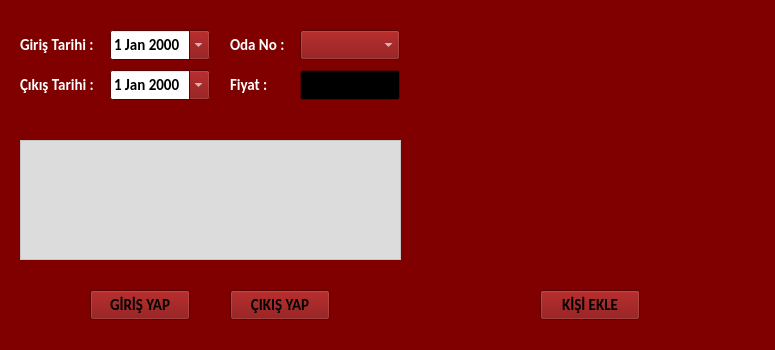
<?xml version="1.0" encoding="UTF-8"?>
<ui version="4.0">
 <class>Form</class>
 <widget class="QWidget" name="Form">
  <property name="geometry">
   <rect>
    <x>0</x>
    <y>0</y>
    <width>775</width>
    <height>350</height>
   </rect>
  </property>
  <property name="minimumSize">
   <size>
    <width>775</width>
    <height>350</height>
   </size>
  </property>
  <property name="maximumSize">
   <size>
    <width>775</width>
    <height>350</height>
   </size>
  </property>
  <property name="palette">
   <palette>
    <active>
     <colorrole role="WindowText">
      <brush brushstyle="SolidPattern">
       <color alpha="255">
        <red>255</red>
        <green>255</green>
        <blue>255</blue>
       </color>
      </brush>
     </colorrole>
     <colorrole role="Button">
      <brush brushstyle="SolidPattern">
       <color alpha="255">
        <red>128</red>
        <green>0</green>
        <blue>0</blue>
       </color>
      </brush>
     </colorrole>
     <colorrole role="Light">
      <brush brushstyle="SolidPattern">
       <color alpha="255">
        <red>192</red>
        <green>0</green>
        <blue>0</blue>
       </color>
      </brush>
     </colorrole>
     <colorrole role="Midlight">
      <brush brushstyle="SolidPattern">
       <color alpha="255">
        <red>160</red>
        <green>0</green>
        <blue>0</blue>
       </color>
      </brush>
     </colorrole>
     <colorrole role="Dark">
      <brush brushstyle="SolidPattern">
       <color alpha="255">
        <red>64</red>
        <green>0</green>
        <blue>0</blue>
       </color>
      </brush>
     </colorrole>
     <colorrole role="Mid">
      <brush brushstyle="SolidPattern">
       <color alpha="255">
        <red>85</red>
        <green>0</green>
        <blue>0</blue>
       </color>
      </brush>
     </colorrole>
     <colorrole role="Text">
      <brush brushstyle="SolidPattern">
       <color alpha="255">
        <red>255</red>
        <green>255</green>
        <blue>255</blue>
       </color>
      </brush>
     </colorrole>
     <colorrole role="BrightText">
      <brush brushstyle="SolidPattern">
       <color alpha="255">
        <red>255</red>
        <green>255</green>
        <blue>255</blue>
       </color>
      </brush>
     </colorrole>
     <colorrole role="ButtonText">
      <brush brushstyle="SolidPattern">
       <color alpha="255">
        <red>255</red>
        <green>255</green>
        <blue>255</blue>
       </color>
      </brush>
     </colorrole>
     <colorrole role="Base">
      <brush brushstyle="SolidPattern">
       <color alpha="255">
        <red>0</red>
        <green>0</green>
        <blue>0</blue>
       </color>
      </brush>
     </colorrole>
     <colorrole role="Window">
      <brush brushstyle="SolidPattern">
       <color alpha="255">
        <red>128</red>
        <green>0</green>
        <blue>0</blue>
       </color>
      </brush>
     </colorrole>
     <colorrole role="Shadow">
      <brush brushstyle="SolidPattern">
       <color alpha="255">
        <red>0</red>
        <green>0</green>
        <blue>0</blue>
       </color>
      </brush>
     </colorrole>
     <colorrole role="AlternateBase">
      <brush brushstyle="SolidPattern">
       <color alpha="255">
        <red>64</red>
        <green>0</green>
        <blue>0</blue>
       </color>
      </brush>
     </colorrole>
     <colorrole role="ToolTipBase">
      <brush brushstyle="SolidPattern">
       <color alpha="255">
        <red>255</red>
        <green>255</green>
        <blue>220</blue>
       </color>
      </brush>
     </colorrole>
     <colorrole role="ToolTipText">
      <brush brushstyle="SolidPattern">
       <color alpha="255">
        <red>0</red>
        <green>0</green>
        <blue>0</blue>
       </color>
      </brush>
     </colorrole>
     <colorrole role="PlaceholderText">
      <brush brushstyle="SolidPattern">
       <color alpha="128">
        <red>255</red>
        <green>255</green>
        <blue>255</blue>
       </color>
      </brush>
     </colorrole>
    </active>
    <inactive>
     <colorrole role="WindowText">
      <brush brushstyle="SolidPattern">
       <color alpha="255">
        <red>255</red>
        <green>255</green>
        <blue>255</blue>
       </color>
      </brush>
     </colorrole>
     <colorrole role="Button">
      <brush brushstyle="SolidPattern">
       <color alpha="255">
        <red>128</red>
        <green>0</green>
        <blue>0</blue>
       </color>
      </brush>
     </colorrole>
     <colorrole role="Light">
      <brush brushstyle="SolidPattern">
       <color alpha="255">
        <red>192</red>
        <green>0</green>
        <blue>0</blue>
       </color>
      </brush>
     </colorrole>
     <colorrole role="Midlight">
      <brush brushstyle="SolidPattern">
       <color alpha="255">
        <red>160</red>
        <green>0</green>
        <blue>0</blue>
       </color>
      </brush>
     </colorrole>
     <colorrole role="Dark">
      <brush brushstyle="SolidPattern">
       <color alpha="255">
        <red>64</red>
        <green>0</green>
        <blue>0</blue>
       </color>
      </brush>
     </colorrole>
     <colorrole role="Mid">
      <brush brushstyle="SolidPattern">
       <color alpha="255">
        <red>85</red>
        <green>0</green>
        <blue>0</blue>
       </color>
      </brush>
     </colorrole>
     <colorrole role="Text">
      <brush brushstyle="SolidPattern">
       <color alpha="255">
        <red>255</red>
        <green>255</green>
        <blue>255</blue>
       </color>
      </brush>
     </colorrole>
     <colorrole role="BrightText">
      <brush brushstyle="SolidPattern">
       <color alpha="255">
        <red>255</red>
        <green>255</green>
        <blue>255</blue>
       </color>
      </brush>
     </colorrole>
     <colorrole role="ButtonText">
      <brush brushstyle="SolidPattern">
       <color alpha="255">
        <red>255</red>
        <green>255</green>
        <blue>255</blue>
       </color>
      </brush>
     </colorrole>
     <colorrole role="Base">
      <brush brushstyle="SolidPattern">
       <color alpha="255">
        <red>0</red>
        <green>0</green>
        <blue>0</blue>
       </color>
      </brush>
     </colorrole>
     <colorrole role="Window">
      <brush brushstyle="SolidPattern">
       <color alpha="255">
        <red>128</red>
        <green>0</green>
        <blue>0</blue>
       </color>
      </brush>
     </colorrole>
     <colorrole role="Shadow">
      <brush brushstyle="SolidPattern">
       <color alpha="255">
        <red>0</red>
        <green>0</green>
        <blue>0</blue>
       </color>
      </brush>
     </colorrole>
     <colorrole role="AlternateBase">
      <brush brushstyle="SolidPattern">
       <color alpha="255">
        <red>64</red>
        <green>0</green>
        <blue>0</blue>
       </color>
      </brush>
     </colorrole>
     <colorrole role="ToolTipBase">
      <brush brushstyle="SolidPattern">
       <color alpha="255">
        <red>255</red>
        <green>255</green>
        <blue>220</blue>
       </color>
      </brush>
     </colorrole>
     <colorrole role="ToolTipText">
      <brush brushstyle="SolidPattern">
       <color alpha="255">
        <red>0</red>
        <green>0</green>
        <blue>0</blue>
       </color>
      </brush>
     </colorrole>
     <colorrole role="PlaceholderText">
      <brush brushstyle="SolidPattern">
       <color alpha="128">
        <red>255</red>
        <green>255</green>
        <blue>255</blue>
       </color>
      </brush>
     </colorrole>
    </inactive>
    <disabled>
     <colorrole role="WindowText">
      <brush brushstyle="SolidPattern">
       <color alpha="255">
        <red>64</red>
        <green>0</green>
        <blue>0</blue>
       </color>
      </brush>
     </colorrole>
     <colorrole role="Button">
      <brush brushstyle="SolidPattern">
       <color alpha="255">
        <red>128</red>
        <green>0</green>
        <blue>0</blue>
       </color>
      </brush>
     </colorrole>
     <colorrole role="Light">
      <brush brushstyle="SolidPattern">
       <color alpha="255">
        <red>192</red>
        <green>0</green>
        <blue>0</blue>
       </color>
      </brush>
     </colorrole>
     <colorrole role="Midlight">
      <brush brushstyle="SolidPattern">
       <color alpha="255">
        <red>160</red>
        <green>0</green>
        <blue>0</blue>
       </color>
      </brush>
     </colorrole>
     <colorrole role="Dark">
      <brush brushstyle="SolidPattern">
       <color alpha="255">
        <red>64</red>
        <green>0</green>
        <blue>0</blue>
       </color>
      </brush>
     </colorrole>
     <colorrole role="Mid">
      <brush brushstyle="SolidPattern">
       <color alpha="255">
        <red>85</red>
        <green>0</green>
        <blue>0</blue>
       </color>
      </brush>
     </colorrole>
     <colorrole role="Text">
      <brush brushstyle="SolidPattern">
       <color alpha="255">
        <red>64</red>
        <green>0</green>
        <blue>0</blue>
       </color>
      </brush>
     </colorrole>
     <colorrole role="BrightText">
      <brush brushstyle="SolidPattern">
       <color alpha="255">
        <red>255</red>
        <green>255</green>
        <blue>255</blue>
       </color>
      </brush>
     </colorrole>
     <colorrole role="ButtonText">
      <brush brushstyle="SolidPattern">
       <color alpha="255">
        <red>64</red>
        <green>0</green>
        <blue>0</blue>
       </color>
      </brush>
     </colorrole>
     <colorrole role="Base">
      <brush brushstyle="SolidPattern">
       <color alpha="255">
        <red>128</red>
        <green>0</green>
        <blue>0</blue>
       </color>
      </brush>
     </colorrole>
     <colorrole role="Window">
      <brush brushstyle="SolidPattern">
       <color alpha="255">
        <red>128</red>
        <green>0</green>
        <blue>0</blue>
       </color>
      </brush>
     </colorrole>
     <colorrole role="Shadow">
      <brush brushstyle="SolidPattern">
       <color alpha="255">
        <red>0</red>
        <green>0</green>
        <blue>0</blue>
       </color>
      </brush>
     </colorrole>
     <colorrole role="AlternateBase">
      <brush brushstyle="SolidPattern">
       <color alpha="255">
        <red>128</red>
        <green>0</green>
        <blue>0</blue>
       </color>
      </brush>
     </colorrole>
     <colorrole role="ToolTipBase">
      <brush brushstyle="SolidPattern">
       <color alpha="255">
        <red>255</red>
        <green>255</green>
        <blue>220</blue>
       </color>
      </brush>
     </colorrole>
     <colorrole role="ToolTipText">
      <brush brushstyle="SolidPattern">
       <color alpha="255">
        <red>0</red>
        <green>0</green>
        <blue>0</blue>
       </color>
      </brush>
     </colorrole>
     <colorrole role="PlaceholderText">
      <brush brushstyle="SolidPattern">
       <color alpha="128">
        <red>255</red>
        <green>255</green>
        <blue>255</blue>
       </color>
      </brush>
     </colorrole>
    </disabled>
   </palette>
  </property>
  <property name="font">
   <font>
    <family>Calibri</family>
    <pointsize>11</pointsize>
    <weight>75</weight>
    <bold>true</bold>
   </font>
  </property>
  <property name="windowTitle">
   <string>Otel Otomasyon</string>
  </property>
  <property name="windowIcon">
   <iconset>
    <normaloff>icon.png</normaloff>icon.png</iconset>
  </property>
  <widget class="QLabel" name="label_2">
   <property name="geometry">
    <rect>
     <x>20</x>
     <y>70</y>
     <width>80</width>
     <height>30</height>
    </rect>
   </property>
   <property name="text">
    <string>Çıkış Tarihi :</string>
   </property>
  </widget>
  <widget class="QLabel" name="label">
   <property name="geometry">
    <rect>
     <x>20</x>
     <y>30</y>
     <width>80</width>
     <height>30</height>
    </rect>
   </property>
   <property name="text">
    <string>Giriş Tarihi :</string>
   </property>
  </widget>
  <widget class="QLabel" name="label_3">
   <property name="enabled">
    <bool>true</bool>
   </property>
   <property name="geometry">
    <rect>
     <x>230</x>
     <y>30</y>
     <width>80</width>
     <height>30</height>
    </rect>
   </property>
   <property name="text">
    <string>Oda No :</string>
   </property>
  </widget>
  <widget class="QLabel" name="label_4">
   <property name="geometry">
    <rect>
     <x>230</x>
     <y>70</y>
     <width>80</width>
     <height>30</height>
    </rect>
   </property>
   <property name="text">
    <string>Fiyat :</string>
   </property>
  </widget>
  <widget class="QLineEdit" name="txt_fee">
   <property name="geometry">
    <rect>
     <x>300</x>
     <y>70</y>
     <width>100</width>
     <height>30</height>
    </rect>
   </property>
   <property name="sizePolicy">
    <sizepolicy hsizetype="Fixed" vsizetype="Fixed">
     <horstretch>0</horstretch>
     <verstretch>0</verstretch>
    </sizepolicy>
   </property>
   <property name="palette">
    <palette>
     <active>
      <colorrole role="Text">
       <brush brushstyle="SolidPattern">
        <color alpha="255">
         <red>0</red>
         <green>0</green>
         <blue>0</blue>
        </color>
       </brush>
      </colorrole>
      <colorrole role="PlaceholderText">
       <brush brushstyle="NoBrush">
        <color alpha="128">
         <red>0</red>
         <green>0</green>
         <blue>0</blue>
        </color>
       </brush>
      </colorrole>
     </active>
     <inactive>
      <colorrole role="Text">
       <brush brushstyle="SolidPattern">
        <color alpha="255">
         <red>0</red>
         <green>0</green>
         <blue>0</blue>
        </color>
       </brush>
      </colorrole>
      <colorrole role="PlaceholderText">
       <brush brushstyle="NoBrush">
        <color alpha="128">
         <red>0</red>
         <green>0</green>
         <blue>0</blue>
        </color>
       </brush>
      </colorrole>
     </inactive>
     <disabled>
      <colorrole role="Text">
       <brush brushstyle="SolidPattern">
        <color alpha="255">
         <red>64</red>
         <green>0</green>
         <blue>0</blue>
        </color>
       </brush>
      </colorrole>
      <colorrole role="PlaceholderText">
       <brush brushstyle="NoBrush">
        <color alpha="128">
         <red>0</red>
         <green>0</green>
         <blue>0</blue>
        </color>
       </brush>
      </colorrole>
     </disabled>
    </palette>
   </property>
  </widget>
  <widget class="QComboBox" name="cmb_room">
   <property name="geometry">
    <rect>
     <x>300</x>
     <y>30</y>
     <width>100</width>
     <height>30</height>
    </rect>
   </property>
   <property name="sizePolicy">
    <sizepolicy hsizetype="Preferred" vsizetype="Fixed">
     <horstretch>0</horstretch>
     <verstretch>0</verstretch>
    </sizepolicy>
   </property>
   <property name="palette">
    <palette>
     <active>
      <colorrole role="Text">
       <brush brushstyle="SolidPattern">
        <color alpha="255">
         <red>0</red>
         <green>0</green>
         <blue>0</blue>
        </color>
       </brush>
      </colorrole>
      <colorrole role="Base">
       <brush brushstyle="SolidPattern">
        <color alpha="255">
         <red>255</red>
         <green>255</green>
         <blue>255</blue>
        </color>
       </brush>
      </colorrole>
      <colorrole role="PlaceholderText">
       <brush brushstyle="NoBrush">
        <color alpha="128">
         <red>0</red>
         <green>0</green>
         <blue>0</blue>
        </color>
       </brush>
      </colorrole>
     </active>
     <inactive>
      <colorrole role="Text">
       <brush brushstyle="SolidPattern">
        <color alpha="255">
         <red>0</red>
         <green>0</green>
         <blue>0</blue>
        </color>
       </brush>
      </colorrole>
      <colorrole role="Base">
       <brush brushstyle="SolidPattern">
        <color alpha="255">
         <red>255</red>
         <green>255</green>
         <blue>255</blue>
        </color>
       </brush>
      </colorrole>
      <colorrole role="PlaceholderText">
       <brush brushstyle="NoBrush">
        <color alpha="128">
         <red>0</red>
         <green>0</green>
         <blue>0</blue>
        </color>
       </brush>
      </colorrole>
     </inactive>
     <disabled>
      <colorrole role="Text">
       <brush brushstyle="SolidPattern">
        <color alpha="255">
         <red>64</red>
         <green>0</green>
         <blue>0</blue>
        </color>
       </brush>
      </colorrole>
      <colorrole role="Base">
       <brush brushstyle="SolidPattern">
        <color alpha="255">
         <red>128</red>
         <green>0</green>
         <blue>0</blue>
        </color>
       </brush>
      </colorrole>
      <colorrole role="PlaceholderText">
       <brush brushstyle="NoBrush">
        <color alpha="128">
         <red>0</red>
         <green>0</green>
         <blue>0</blue>
        </color>
       </brush>
      </colorrole>
     </disabled>
    </palette>
   </property>
  </widget>
  <widget class="QPushButton" name="btn_check_in">
   <property name="geometry">
    <rect>
     <x>90</x>
     <y>290</y>
     <width>100</width>
     <height>30</height>
    </rect>
   </property>
   <property name="palette">
    <palette>
     <active>
      <colorrole role="ButtonText">
       <brush brushstyle="SolidPattern">
        <color alpha="255">
         <red>0</red>
         <green>0</green>
         <blue>0</blue>
        </color>
       </brush>
      </colorrole>
     </active>
     <inactive>
      <colorrole role="ButtonText">
       <brush brushstyle="SolidPattern">
        <color alpha="255">
         <red>0</red>
         <green>0</green>
         <blue>0</blue>
        </color>
       </brush>
      </colorrole>
     </inactive>
     <disabled>
      <colorrole role="ButtonText">
       <brush brushstyle="SolidPattern">
        <color alpha="255">
         <red>64</red>
         <green>0</green>
         <blue>0</blue>
        </color>
       </brush>
      </colorrole>
     </disabled>
    </palette>
   </property>
   <property name="text">
    <string>GİRİŞ YAP</string>
   </property>
  </widget>
  <widget class="QPushButton" name="btn_check_out">
   <property name="geometry">
    <rect>
     <x>230</x>
     <y>290</y>
     <width>100</width>
     <height>30</height>
    </rect>
   </property>
   <property name="palette">
    <palette>
     <active>
      <colorrole role="ButtonText">
       <brush brushstyle="SolidPattern">
        <color alpha="255">
         <red>0</red>
         <green>0</green>
         <blue>0</blue>
        </color>
       </brush>
      </colorrole>
     </active>
     <inactive>
      <colorrole role="ButtonText">
       <brush brushstyle="SolidPattern">
        <color alpha="255">
         <red>0</red>
         <green>0</green>
         <blue>0</blue>
        </color>
       </brush>
      </colorrole>
     </inactive>
     <disabled>
      <colorrole role="ButtonText">
       <brush brushstyle="SolidPattern">
        <color alpha="255">
         <red>64</red>
         <green>0</green>
         <blue>0</blue>
        </color>
       </brush>
      </colorrole>
     </disabled>
    </palette>
   </property>
   <property name="text">
    <string>ÇIKIŞ YAP</string>
   </property>
  </widget>
  <widget class="QPushButton" name="btn_add_person">
   <property name="geometry">
    <rect>
     <x>540</x>
     <y>290</y>
     <width>100</width>
     <height>30</height>
    </rect>
   </property>
   <property name="palette">
    <palette>
     <active>
      <colorrole role="Text">
       <brush brushstyle="SolidPattern">
        <color alpha="255">
         <red>0</red>
         <green>0</green>
         <blue>0</blue>
        </color>
       </brush>
      </colorrole>
      <colorrole role="ButtonText">
       <brush brushstyle="SolidPattern">
        <color alpha="255">
         <red>0</red>
         <green>0</green>
         <blue>0</blue>
        </color>
       </brush>
      </colorrole>
      <colorrole role="PlaceholderText">
       <brush brushstyle="NoBrush">
        <color alpha="128">
         <red>0</red>
         <green>0</green>
         <blue>0</blue>
        </color>
       </brush>
      </colorrole>
     </active>
     <inactive>
      <colorrole role="Text">
       <brush brushstyle="SolidPattern">
        <color alpha="255">
         <red>0</red>
         <green>0</green>
         <blue>0</blue>
        </color>
       </brush>
      </colorrole>
      <colorrole role="ButtonText">
       <brush brushstyle="SolidPattern">
        <color alpha="255">
         <red>0</red>
         <green>0</green>
         <blue>0</blue>
        </color>
       </brush>
      </colorrole>
      <colorrole role="PlaceholderText">
       <brush brushstyle="NoBrush">
        <color alpha="128">
         <red>0</red>
         <green>0</green>
         <blue>0</blue>
        </color>
       </brush>
      </colorrole>
     </inactive>
     <disabled>
      <colorrole role="Text">
       <brush brushstyle="SolidPattern">
        <color alpha="255">
         <red>64</red>
         <green>0</green>
         <blue>0</blue>
        </color>
       </brush>
      </colorrole>
      <colorrole role="ButtonText">
       <brush brushstyle="SolidPattern">
        <color alpha="255">
         <red>64</red>
         <green>0</green>
         <blue>0</blue>
        </color>
       </brush>
      </colorrole>
      <colorrole role="PlaceholderText">
       <brush brushstyle="NoBrush">
        <color alpha="128">
         <red>0</red>
         <green>0</green>
         <blue>0</blue>
        </color>
       </brush>
      </colorrole>
     </disabled>
    </palette>
   </property>
   <property name="text">
    <string>KİŞİ EKLE</string>
   </property>
  </widget>
  <widget class="QDateEdit" name="check_in_date">
   <property name="geometry">
    <rect>
     <x>110</x>
     <y>30</y>
     <width>100</width>
     <height>30</height>
    </rect>
   </property>
   <property name="palette">
    <palette>
     <active>
      <colorrole role="WindowText">
       <brush brushstyle="SolidPattern">
        <color alpha="255">
         <red>255</red>
         <green>255</green>
         <blue>255</blue>
        </color>
       </brush>
      </colorrole>
      <colorrole role="Dark">
       <brush brushstyle="SolidPattern">
        <color alpha="255">
         <red>144</red>
         <green>144</green>
         <blue>144</blue>
        </color>
       </brush>
      </colorrole>
      <colorrole role="Text">
       <brush brushstyle="SolidPattern">
        <color alpha="255">
         <red>0</red>
         <green>0</green>
         <blue>0</blue>
        </color>
       </brush>
      </colorrole>
      <colorrole role="ButtonText">
       <brush brushstyle="SolidPattern">
        <color alpha="255">
         <red>255</red>
         <green>255</green>
         <blue>255</blue>
        </color>
       </brush>
      </colorrole>
      <colorrole role="Base">
       <brush brushstyle="SolidPattern">
        <color alpha="255">
         <red>255</red>
         <green>255</green>
         <blue>255</blue>
        </color>
       </brush>
      </colorrole>
      <colorrole role="Shadow">
       <brush brushstyle="SolidPattern">
        <color alpha="255">
         <red>85</red>
         <green>255</green>
         <blue>255</blue>
        </color>
       </brush>
      </colorrole>
      <colorrole role="AlternateBase">
       <brush brushstyle="SolidPattern">
        <color alpha="255">
         <red>255</red>
         <green>255</green>
         <blue>127</blue>
        </color>
       </brush>
      </colorrole>
      <colorrole role="ToolTipText">
       <brush brushstyle="SolidPattern">
        <color alpha="255">
         <red>85</red>
         <green>170</green>
         <blue>127</blue>
        </color>
       </brush>
      </colorrole>
      <colorrole role="PlaceholderText">
       <brush brushstyle="NoBrush">
        <color alpha="128">
         <red>0</red>
         <green>0</green>
         <blue>0</blue>
        </color>
       </brush>
      </colorrole>
     </active>
     <inactive>
      <colorrole role="WindowText">
       <brush brushstyle="SolidPattern">
        <color alpha="255">
         <red>255</red>
         <green>255</green>
         <blue>255</blue>
        </color>
       </brush>
      </colorrole>
      <colorrole role="Dark">
       <brush brushstyle="SolidPattern">
        <color alpha="255">
         <red>144</red>
         <green>144</green>
         <blue>144</blue>
        </color>
       </brush>
      </colorrole>
      <colorrole role="Text">
       <brush brushstyle="SolidPattern">
        <color alpha="255">
         <red>0</red>
         <green>0</green>
         <blue>0</blue>
        </color>
       </brush>
      </colorrole>
      <colorrole role="ButtonText">
       <brush brushstyle="SolidPattern">
        <color alpha="255">
         <red>255</red>
         <green>255</green>
         <blue>255</blue>
        </color>
       </brush>
      </colorrole>
      <colorrole role="Base">
       <brush brushstyle="SolidPattern">
        <color alpha="255">
         <red>255</red>
         <green>255</green>
         <blue>255</blue>
        </color>
       </brush>
      </colorrole>
      <colorrole role="Shadow">
       <brush brushstyle="SolidPattern">
        <color alpha="255">
         <red>85</red>
         <green>255</green>
         <blue>255</blue>
        </color>
       </brush>
      </colorrole>
      <colorrole role="AlternateBase">
       <brush brushstyle="SolidPattern">
        <color alpha="255">
         <red>255</red>
         <green>255</green>
         <blue>127</blue>
        </color>
       </brush>
      </colorrole>
      <colorrole role="ToolTipText">
       <brush brushstyle="SolidPattern">
        <color alpha="255">
         <red>85</red>
         <green>170</green>
         <blue>127</blue>
        </color>
       </brush>
      </colorrole>
      <colorrole role="PlaceholderText">
       <brush brushstyle="NoBrush">
        <color alpha="128">
         <red>0</red>
         <green>0</green>
         <blue>0</blue>
        </color>
       </brush>
      </colorrole>
     </inactive>
     <disabled>
      <colorrole role="WindowText">
       <brush brushstyle="SolidPattern">
        <color alpha="255">
         <red>144</red>
         <green>144</green>
         <blue>144</blue>
        </color>
       </brush>
      </colorrole>
      <colorrole role="Dark">
       <brush brushstyle="SolidPattern">
        <color alpha="255">
         <red>144</red>
         <green>144</green>
         <blue>144</blue>
        </color>
       </brush>
      </colorrole>
      <colorrole role="Text">
       <brush brushstyle="SolidPattern">
        <color alpha="255">
         <red>144</red>
         <green>144</green>
         <blue>144</blue>
        </color>
       </brush>
      </colorrole>
      <colorrole role="ButtonText">
       <brush brushstyle="SolidPattern">
        <color alpha="255">
         <red>144</red>
         <green>144</green>
         <blue>144</blue>
        </color>
       </brush>
      </colorrole>
      <colorrole role="Base">
       <brush brushstyle="SolidPattern">
        <color alpha="255">
         <red>128</red>
         <green>0</green>
         <blue>0</blue>
        </color>
       </brush>
      </colorrole>
      <colorrole role="Shadow">
       <brush brushstyle="SolidPattern">
        <color alpha="255">
         <red>85</red>
         <green>255</green>
         <blue>255</blue>
        </color>
       </brush>
      </colorrole>
      <colorrole role="AlternateBase">
       <brush brushstyle="SolidPattern">
        <color alpha="255">
         <red>255</red>
         <green>255</green>
         <blue>127</blue>
        </color>
       </brush>
      </colorrole>
      <colorrole role="ToolTipText">
       <brush brushstyle="SolidPattern">
        <color alpha="255">
         <red>85</red>
         <green>170</green>
         <blue>127</blue>
        </color>
       </brush>
      </colorrole>
      <colorrole role="PlaceholderText">
       <brush brushstyle="NoBrush">
        <color alpha="128">
         <red>0</red>
         <green>0</green>
         <blue>0</blue>
        </color>
       </brush>
      </colorrole>
     </disabled>
    </palette>
   </property>
   <property name="calendarPopup">
    <bool>true</bool>
   </property>
  </widget>
  <widget class="QDateEdit" name="check_out_date">
   <property name="geometry">
    <rect>
     <x>110</x>
     <y>70</y>
     <width>100</width>
     <height>30</height>
    </rect>
   </property>
   <property name="palette">
    <palette>
     <active>
      <colorrole role="WindowText">
       <brush brushstyle="SolidPattern">
        <color alpha="255">
         <red>255</red>
         <green>255</green>
         <blue>255</blue>
        </color>
       </brush>
      </colorrole>
      <colorrole role="Dark">
       <brush brushstyle="SolidPattern">
        <color alpha="255">
         <red>144</red>
         <green>144</green>
         <blue>144</blue>
        </color>
       </brush>
      </colorrole>
      <colorrole role="Text">
       <brush brushstyle="SolidPattern">
        <color alpha="255">
         <red>0</red>
         <green>0</green>
         <blue>0</blue>
        </color>
       </brush>
      </colorrole>
      <colorrole role="ButtonText">
       <brush brushstyle="SolidPattern">
        <color alpha="255">
         <red>255</red>
         <green>255</green>
         <blue>255</blue>
        </color>
       </brush>
      </colorrole>
      <colorrole role="Base">
       <brush brushstyle="SolidPattern">
        <color alpha="255">
         <red>255</red>
         <green>255</green>
         <blue>255</blue>
        </color>
       </brush>
      </colorrole>
      <colorrole role="Shadow">
       <brush brushstyle="SolidPattern">
        <color alpha="255">
         <red>85</red>
         <green>255</green>
         <blue>255</blue>
        </color>
       </brush>
      </colorrole>
      <colorrole role="AlternateBase">
       <brush brushstyle="SolidPattern">
        <color alpha="255">
         <red>255</red>
         <green>255</green>
         <blue>127</blue>
        </color>
       </brush>
      </colorrole>
      <colorrole role="ToolTipText">
       <brush brushstyle="SolidPattern">
        <color alpha="255">
         <red>85</red>
         <green>170</green>
         <blue>127</blue>
        </color>
       </brush>
      </colorrole>
      <colorrole role="PlaceholderText">
       <brush brushstyle="NoBrush">
        <color alpha="128">
         <red>0</red>
         <green>0</green>
         <blue>0</blue>
        </color>
       </brush>
      </colorrole>
     </active>
     <inactive>
      <colorrole role="WindowText">
       <brush brushstyle="SolidPattern">
        <color alpha="255">
         <red>255</red>
         <green>255</green>
         <blue>255</blue>
        </color>
       </brush>
      </colorrole>
      <colorrole role="Dark">
       <brush brushstyle="SolidPattern">
        <color alpha="255">
         <red>144</red>
         <green>144</green>
         <blue>144</blue>
        </color>
       </brush>
      </colorrole>
      <colorrole role="Text">
       <brush brushstyle="SolidPattern">
        <color alpha="255">
         <red>0</red>
         <green>0</green>
         <blue>0</blue>
        </color>
       </brush>
      </colorrole>
      <colorrole role="ButtonText">
       <brush brushstyle="SolidPattern">
        <color alpha="255">
         <red>255</red>
         <green>255</green>
         <blue>255</blue>
        </color>
       </brush>
      </colorrole>
      <colorrole role="Base">
       <brush brushstyle="SolidPattern">
        <color alpha="255">
         <red>255</red>
         <green>255</green>
         <blue>255</blue>
        </color>
       </brush>
      </colorrole>
      <colorrole role="Shadow">
       <brush brushstyle="SolidPattern">
        <color alpha="255">
         <red>85</red>
         <green>255</green>
         <blue>255</blue>
        </color>
       </brush>
      </colorrole>
      <colorrole role="AlternateBase">
       <brush brushstyle="SolidPattern">
        <color alpha="255">
         <red>255</red>
         <green>255</green>
         <blue>127</blue>
        </color>
       </brush>
      </colorrole>
      <colorrole role="ToolTipText">
       <brush brushstyle="SolidPattern">
        <color alpha="255">
         <red>85</red>
         <green>170</green>
         <blue>127</blue>
        </color>
       </brush>
      </colorrole>
      <colorrole role="PlaceholderText">
       <brush brushstyle="NoBrush">
        <color alpha="128">
         <red>0</red>
         <green>0</green>
         <blue>0</blue>
        </color>
       </brush>
      </colorrole>
     </inactive>
     <disabled>
      <colorrole role="WindowText">
       <brush brushstyle="SolidPattern">
        <color alpha="255">
         <red>144</red>
         <green>144</green>
         <blue>144</blue>
        </color>
       </brush>
      </colorrole>
      <colorrole role="Dark">
       <brush brushstyle="SolidPattern">
        <color alpha="255">
         <red>144</red>
         <green>144</green>
         <blue>144</blue>
        </color>
       </brush>
      </colorrole>
      <colorrole role="Text">
       <brush brushstyle="SolidPattern">
        <color alpha="255">
         <red>144</red>
         <green>144</green>
         <blue>144</blue>
        </color>
       </brush>
      </colorrole>
      <colorrole role="ButtonText">
       <brush brushstyle="SolidPattern">
        <color alpha="255">
         <red>144</red>
         <green>144</green>
         <blue>144</blue>
        </color>
       </brush>
      </colorrole>
      <colorrole role="Base">
       <brush brushstyle="SolidPattern">
        <color alpha="255">
         <red>128</red>
         <green>0</green>
         <blue>0</blue>
        </color>
       </brush>
      </colorrole>
      <colorrole role="Shadow">
       <brush brushstyle="SolidPattern">
        <color alpha="255">
         <red>85</red>
         <green>255</green>
         <blue>255</blue>
        </color>
       </brush>
      </colorrole>
      <colorrole role="AlternateBase">
       <brush brushstyle="SolidPattern">
        <color alpha="255">
         <red>255</red>
         <green>255</green>
         <blue>127</blue>
        </color>
       </brush>
      </colorrole>
      <colorrole role="ToolTipText">
       <brush brushstyle="SolidPattern">
        <color alpha="255">
         <red>85</red>
         <green>170</green>
         <blue>127</blue>
        </color>
       </brush>
      </colorrole>
      <colorrole role="PlaceholderText">
       <brush brushstyle="NoBrush">
        <color alpha="128">
         <red>0</red>
         <green>0</green>
         <blue>0</blue>
        </color>
       </brush>
      </colorrole>
     </disabled>
    </palette>
   </property>
   <property name="calendarPopup">
    <bool>true</bool>
   </property>
  </widget>
  <widget class="QTableWidget" name="table_customer">
   <property name="geometry">
    <rect>
     <x>20</x>
     <y>140</y>
     <width>381</width>
     <height>120</height>
    </rect>
   </property>
   <property name="palette">
    <palette>
     <active>
      <colorrole role="WindowText">
       <brush brushstyle="SolidPattern">
        <color alpha="255">
         <red>255</red>
         <green>255</green>
         <blue>255</blue>
        </color>
       </brush>
      </colorrole>
      <colorrole role="Dark">
       <brush brushstyle="SolidPattern">
        <color alpha="255">
         <red>0</red>
         <green>0</green>
         <blue>0</blue>
        </color>
       </brush>
      </colorrole>
      <colorrole role="Text">
       <brush brushstyle="SolidPattern">
        <color alpha="255">
         <red>0</red>
         <green>0</green>
         <blue>0</blue>
        </color>
       </brush>
      </colorrole>
      <colorrole role="BrightText">
       <brush brushstyle="SolidPattern">
        <color alpha="255">
         <red>0</red>
         <green>0</green>
         <blue>0</blue>
        </color>
       </brush>
      </colorrole>
      <colorrole role="ButtonText">
       <brush brushstyle="SolidPattern">
        <color alpha="255">
         <red>0</red>
         <green>0</green>
         <blue>0</blue>
        </color>
       </brush>
      </colorrole>
      <colorrole role="Base">
       <brush brushstyle="SolidPattern">
        <color alpha="255">
         <red>220</red>
         <green>220</green>
         <blue>220</blue>
        </color>
       </brush>
      </colorrole>
      <colorrole role="Window">
       <brush brushstyle="SolidPattern">
        <color alpha="255">
         <red>255</red>
         <green>255</green>
         <blue>255</blue>
        </color>
       </brush>
      </colorrole>
      <colorrole role="HighlightedText">
       <brush brushstyle="SolidPattern">
        <color alpha="255">
         <red>0</red>
         <green>0</green>
         <blue>0</blue>
        </color>
       </brush>
      </colorrole>
      <colorrole role="PlaceholderText">
       <brush brushstyle="NoBrush">
        <color alpha="128">
         <red>0</red>
         <green>0</green>
         <blue>0</blue>
        </color>
       </brush>
      </colorrole>
     </active>
     <inactive>
      <colorrole role="WindowText">
       <brush brushstyle="SolidPattern">
        <color alpha="255">
         <red>255</red>
         <green>255</green>
         <blue>255</blue>
        </color>
       </brush>
      </colorrole>
      <colorrole role="Dark">
       <brush brushstyle="SolidPattern">
        <color alpha="255">
         <red>0</red>
         <green>0</green>
         <blue>0</blue>
        </color>
       </brush>
      </colorrole>
      <colorrole role="Text">
       <brush brushstyle="SolidPattern">
        <color alpha="255">
         <red>0</red>
         <green>0</green>
         <blue>0</blue>
        </color>
       </brush>
      </colorrole>
      <colorrole role="BrightText">
       <brush brushstyle="SolidPattern">
        <color alpha="255">
         <red>0</red>
         <green>0</green>
         <blue>0</blue>
        </color>
       </brush>
      </colorrole>
      <colorrole role="ButtonText">
       <brush brushstyle="SolidPattern">
        <color alpha="255">
         <red>0</red>
         <green>0</green>
         <blue>0</blue>
        </color>
       </brush>
      </colorrole>
      <colorrole role="Base">
       <brush brushstyle="SolidPattern">
        <color alpha="255">
         <red>220</red>
         <green>220</green>
         <blue>220</blue>
        </color>
       </brush>
      </colorrole>
      <colorrole role="Window">
       <brush brushstyle="SolidPattern">
        <color alpha="255">
         <red>255</red>
         <green>255</green>
         <blue>255</blue>
        </color>
       </brush>
      </colorrole>
      <colorrole role="HighlightedText">
       <brush brushstyle="SolidPattern">
        <color alpha="255">
         <red>0</red>
         <green>0</green>
         <blue>0</blue>
        </color>
       </brush>
      </colorrole>
      <colorrole role="PlaceholderText">
       <brush brushstyle="NoBrush">
        <color alpha="128">
         <red>0</red>
         <green>0</green>
         <blue>0</blue>
        </color>
       </brush>
      </colorrole>
     </inactive>
     <disabled>
      <colorrole role="WindowText">
       <brush brushstyle="SolidPattern">
        <color alpha="255">
         <red>0</red>
         <green>0</green>
         <blue>0</blue>
        </color>
       </brush>
      </colorrole>
      <colorrole role="Dark">
       <brush brushstyle="SolidPattern">
        <color alpha="255">
         <red>0</red>
         <green>0</green>
         <blue>0</blue>
        </color>
       </brush>
      </colorrole>
      <colorrole role="Text">
       <brush brushstyle="SolidPattern">
        <color alpha="255">
         <red>0</red>
         <green>0</green>
         <blue>0</blue>
        </color>
       </brush>
      </colorrole>
      <colorrole role="BrightText">
       <brush brushstyle="SolidPattern">
        <color alpha="255">
         <red>0</red>
         <green>0</green>
         <blue>0</blue>
        </color>
       </brush>
      </colorrole>
      <colorrole role="ButtonText">
       <brush brushstyle="SolidPattern">
        <color alpha="255">
         <red>0</red>
         <green>0</green>
         <blue>0</blue>
        </color>
       </brush>
      </colorrole>
      <colorrole role="Base">
       <brush brushstyle="SolidPattern">
        <color alpha="255">
         <red>255</red>
         <green>255</green>
         <blue>255</blue>
        </color>
       </brush>
      </colorrole>
      <colorrole role="Window">
       <brush brushstyle="SolidPattern">
        <color alpha="255">
         <red>255</red>
         <green>255</green>
         <blue>255</blue>
        </color>
       </brush>
      </colorrole>
      <colorrole role="HighlightedText">
       <brush brushstyle="SolidPattern">
        <color alpha="255">
         <red>0</red>
         <green>0</green>
         <blue>0</blue>
        </color>
       </brush>
      </colorrole>
      <colorrole role="PlaceholderText">
       <brush brushstyle="NoBrush">
        <color alpha="128">
         <red>0</red>
         <green>0</green>
         <blue>0</blue>
        </color>
       </brush>
      </colorrole>
     </disabled>
    </palette>
   </property>
   <property name="rowCount">
    <number>0</number>
   </property>
   <property name="columnCount">
    <number>0</number>
   </property>
   <attribute name="horizontalHeaderVisible">
    <bool>true</bool>
   </attribute>
  </widget>
  <widget class="QLabel" name="lbl_camera">
   <property name="geometry">
    <rect>
     <x>430</x>
     <y>30</y>
     <width>320</width>
     <height>240</height>
    </rect>
   </property>
   <property name="text">
    <string/>
   </property>
  </widget>
 </widget>
 <resources/>
 <connections/>
</ui>
